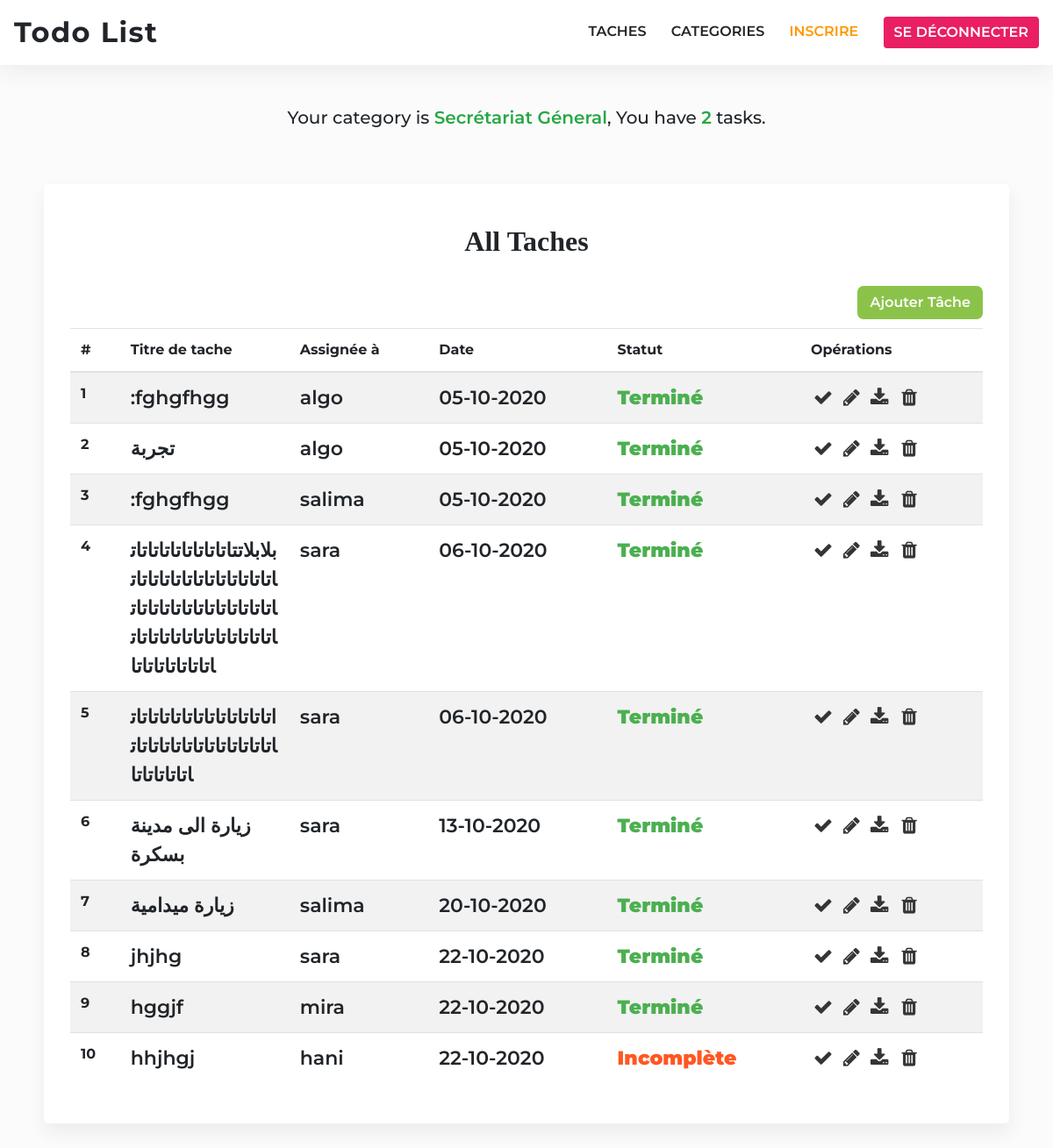
/tasks (signed in), run on an earlier commit of the app's database.
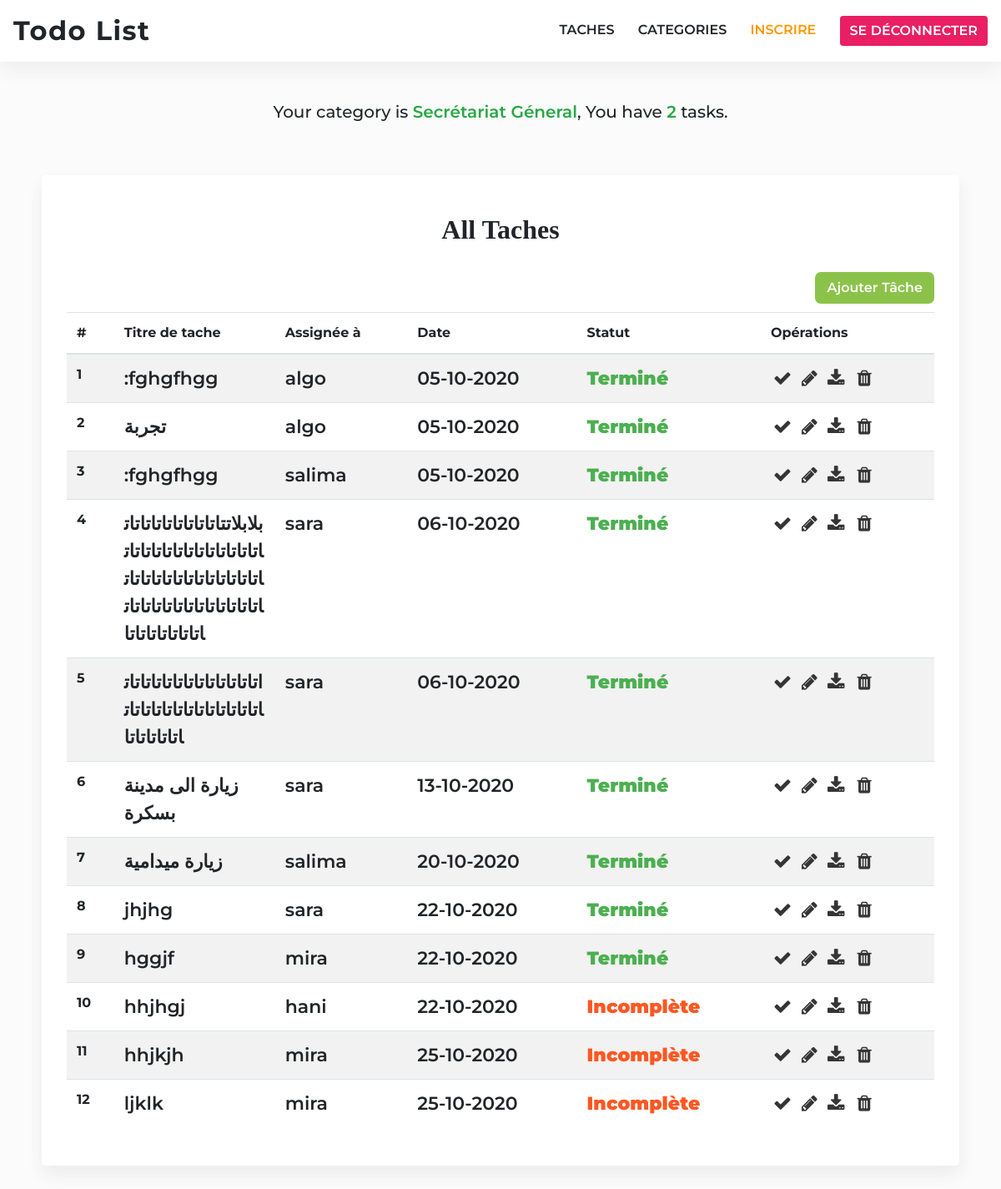
And on a later commit of the database.
### app/models/Model.py (models this page shows, shortened)
class Category(db.Model):
    id = db.Column(db.Integer, primary_key=True)
    title = db.Column(db.String(100), nullable=False)
    users = db.relationship('User', backref='category', lazy="dynamic")

class Task(db.Model):
    id = db.Column(db.Integer, primary_key=True)
    title = db.Column(db.String(100), nullable=False)
    description = db.Column(db.Text, nullable=False)
    complete = db.Column(db.Boolean, nullable=False,default=False)
    date = db.Column(db.DateTime, nullable=False, default=datetime.utcnow)
    image = db.Column(db.Text)
    user_id = db.Column(db.Integer, db.ForeignKey('user.id'), nullable=False)

class User(db.Model, UserMixin):
    id = db.Column(db.Integer, autoincrement=True, primary_key=True)
    email = db.Column(db.String(255), unique=True)
    username = db.Column(db.String(255))
    password = db.Column(db.String(255))
    access = db.Column(db.Integer,default=1)
    tasks = db.relationship('Task', backref='user', lazy="dynamic")
    category_id = db.Column(db.Integer, db.ForeignKey('category.id'), nullable=False)
    def is_admin(self):
        return self.access == ACCESS['admin']

### app/views/task.py (the view)
@task.route('/tasks')
@login_required
def tasks():
    title = "Taches"
    category = Category.query.filter_by(id=current_user.category_id).first()
    users = category.users.all()
    if current_user.is_admin():
      tasks = Task.query.order_by(Task.date.asc()).all()
    else:
      tasks = []
      for user in users:
        for task in user.tasks.order_by(Task.date.asc()).all():
          tasks.append(task)
    return render_template('tasks/index.html',title=title, tasks=tasks)

### app/templates/tasks/index.html (shortened to what this page needs)
{% extends "base.html" %} {% block title %}{{ title }}{% endblock %} {% block
content %}
<div class="container all-tasks col-md-11">
  <table class="table table-striped">
    <div>
      <h2>All Taches</h2>
    </div>
    <a class="add-category-btn" href="{{ url_for('task.new_task') }}">Ajouter tâche</a>
    <thead>
      <tr>
        <th scope="col">#</th>
        <th scope="col">Titre de tache</th>
        <th scope="col">Assignée à</th>
        <th scope="col">Date</th>
        <th scope="col">Statut</th>
        <th scope="col">Opérations</th>
      </tr>
    </thead>
    {% if tasks|length <= 0 %}
    <tbody>
      <tr>
        <td colspan="5" class="no-tasks">Il n'y a pas encore des tâches.</td>
      </tr>
    </tbody>
    {% else %}
    <tbody>
      {% for task in tasks %}
      <tr>
        <th scope="row">{{ loop.index }}</th>
        <td class="show-todo-title">{{ task.title }}</td>
        <td>{{ task.user.username }}</td>
        <td>
          {{ task.date.strftime('%d-%m-%Y') }}
        </td>
        <td>
          {% if task.complete %}
          <span class="task-completed">Terminé</span>
          {% else %}
          <span class="task-uncompleted">Incomplète</span>
          {% endif %}
        </td>
        <td class="crud-operations">
          {% if current_user.id == task.user.id or current_user.is_admin() %}
          <a href="{{ url_for('task.complete', id=task.id) }}">
            <i class="fa fa-check" aria-hidden="true"></i>
          </a>
          <a href="{{ url_for('task.edit_task', id=task.id) }}">
            <i class="fa fa-pencil" aria-hidden="true"></i>
          </a>
          <a href="{{ url_for('task.download', id=task.id) }}" target="_blank">
            <i class="fa fa-download" aria-hidden="true"></i>
          </a>
          {% endif %}
          {% if current_user.is_admin() %}
          <form
            id="delete-task"
            action="{{ url_for('task.delete', id=task.id) }}"
            style="display: inline"
            method="POST"
          >
            <button type="submit">
              <i class="fa fa-trash" aria-hidden="true"></i>
            </button>
          </form>
          {% endif %}
        </td>
      </tr>
      {% endfor %}
    </tbody>
    {% endif %}
  </table>
</div>
{% endblock %}

### app/templates/base.html (shortened to what this page needs)
<!DOCTYPE html>
<html lang="en">
  <head>
    {% block head %}
    <link
      rel="stylesheet"
      href="{{ url_for('static', filename= 'css/font-awesome.min.css') }}"
    />
    <link
      rel="stylesheet"
      href="{{ url_for('static', filename= 'css/bootstrap.min.css') }}"
    />
    <link
      rel="stylesheet"
      href="{{ url_for('static', filename= 'css/bootstrap-datepicker3.min.css') }}"
    />
    <link
      rel="stylesheet"
      href="{{ url_for('static', filename= 'css/normalize.css') }}"
    />
    <link
      rel="stylesheet"
      href="{{ url_for('static', filename= 'css/beauty.css') }}"
    />
    {% endblock %}
  </head>
  <body>
    <nav class="navbar navbar-expand-lg navbar-light bg-light">
      <a class="navbar-brand" href="{{ url_for('home.index') }}">Todo List</a>
      {% if current_user.is_authenticated %}
      <div class="ml-auto navbar-right-links">
        <a class="ml-4" href="{{ url_for('task.tasks') }}">Taches</a>
        <a class="ml-4" href="{{ url_for('category.categories') }}">Categories</a>
        <a
          href="{{ url_for('auth.register') }}"
          class="ml-4 btn__register"
          >inscrire</a
        >
        <a href="{{ url_for('auth.logout') }}" class="btn btn-danger ml-4"
          >Se déconnecter</a
        >
      </div>
      {% endif %}
    </nav>
    {% if current_user.is_authenticated %}
    <div class="mt-5 text-center">
      <h5>Your category is <span>{{ current_user.category.title }}</span>, You have <span>{{ current_user.tasks.all()|length }}</span> tasks.
      </h5>
    </div>
    {% endif %}
    {% block content %} {% endblock %}
  </body>
</html>

### app/static/css/beauty.css (style rules this page uses)
* { font-family: "Montserrat", sans-serif; box-sizing: border-box; }
body { padding-bottom: 4rem; background: #fbfbfb; }
h1, h2, h4, p { font-family: "Arvo", serif; }
h5 > span { font-weight: 600; color: #28a745; }
.navbar { background: white !important; box-shadow: 1px 6px 28px #eaeaea; }
.navbar-light .navbar-brand { font-size: 2rem; font-weight: 700; color: #212529; letter-spacing: 1.5px; }
.btn__register { color: #ff9800 !important; }
.navbar-right-links a { text-decoration: none; color: #212529; font-weight: 600; text-transform: uppercase; transition: 0.3s all; }
.navbar-right-links .btn { color: white; background: #e91e63; border: none; }
.all-tasks { margin-top: 4rem; background: #fff; padding: 30px; box-shadow: 1px 10px 20px #ececec; border-radius: 5px; }
.all-tasks h2 { text-align: center; font-weight: 900; font-size: 2rem; margin: 1rem 0 2rem; color: #212529; text-transform: capitalize; }
.all-tasks table tbody tr .crud-operations a { text-decoration: none; margin: 0 3px; color: #353535; transition: 0.3s all ease-in-out; }
.all-tasks table tbody tr .crud-operations form button { border: none; background: no-repeat; color: #353535; transition: 0.3s all ease-in-out; }
.all-tasks table tbody tr td { font-weight: 600; font-size: 22px; text-align: left; }
.all-tasks table tbody tr .show-todo-title { max-width: 120px; overflow-wrap: break-word; }
.all-tasks table tbody tr td > span { font-weight: 900; }
.all-tasks table tbody tr td > .task-completed { color: #4caf50; }
.all-tasks table tbody tr td > .task-uncompleted { color: #ff5722; }
.add-category-btn { float: right; margin-bottom: 10px; background: #8bc34a; padding: 7px 14px; color: white; font-weight: 600; text-transform: capitalize; border-radius: 7px; text-decoration: none; transition: .3s all ease-in-out; }

What changed in the data, as far as the page shows it:
added Task: title "hhjkjh", user.username "mira", date "25-10-2020", complete "Incomplète"
added Task: title "ljklk", user.username "mira", date "25-10-2020", complete "Incomplète"
